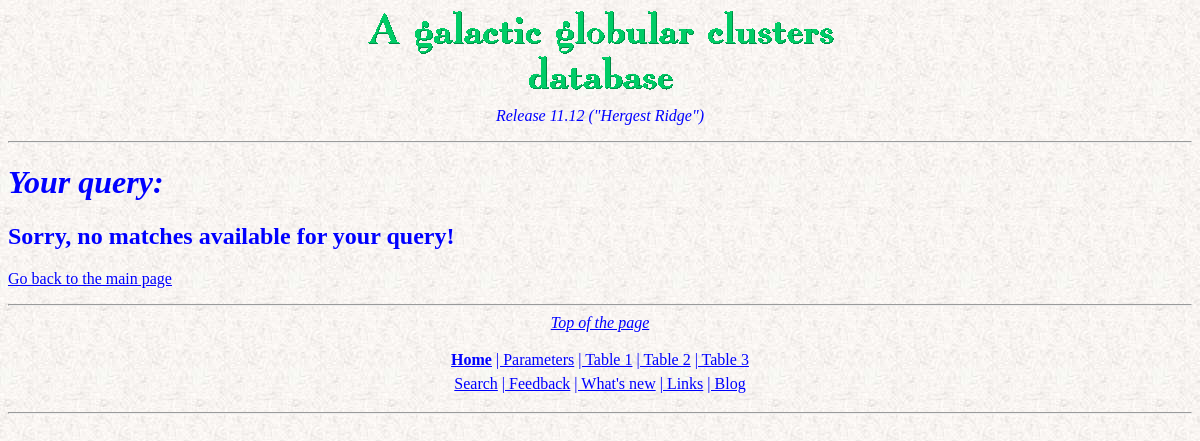
The page /cluster_4.php on the database as committed earlier.
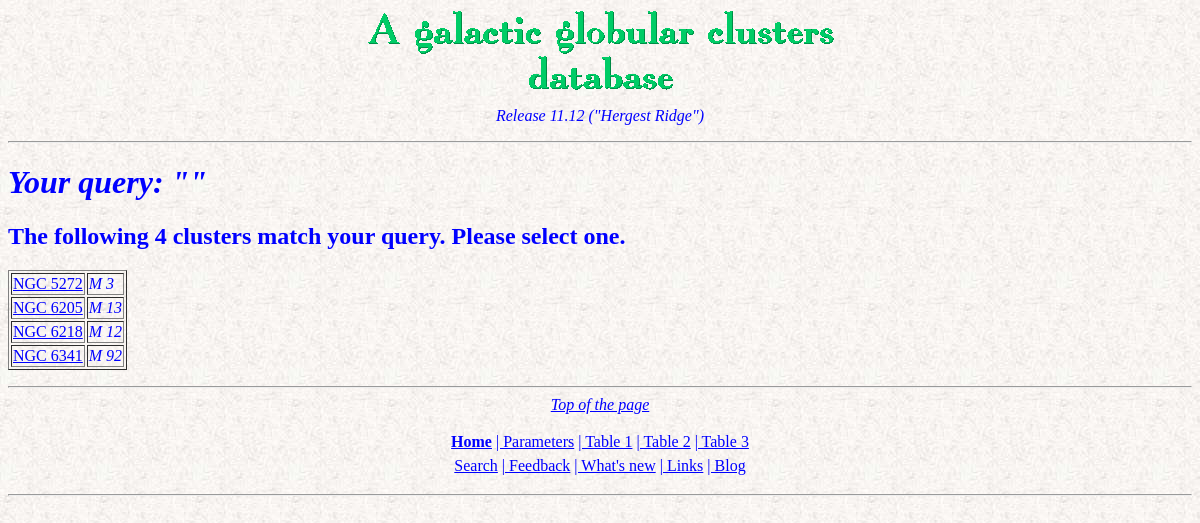
The same page on the database as committed later.
### tables this page shows
CREATE TABLE `parameters` (
  `ID` varchar(14) NOT NULL DEFAULT '',
  `Name` varchar(14) DEFAULT NULL,
  `RA` varchar(12) DEFAULT NULL,
  `Declination` varchar(12) DEFAULT NULL,
  `Gal_long` float DEFAULT NULL,
  `Gal_lat` float DEFAULT NULL,
  `R_sun` float DEFAULT NULL,
  `R_gc` float DEFAULT NULL,
  `X` float DEFAULT NULL,
  `Y` float DEFAULT NULL,
  `Z` float DEFAULT NULL,
  `E_bv` float DEFAULT NULL,
  `V_hb` float DEFAULT NULL,
  `m_M` float DEFAULT NULL,
  `Vt` float DEFAULT NULL,
  `M_Vt` float DEFAULT NULL,
  `UB` float DEFAULT NULL,
  `BV` float DEFAULT NULL,
  `VR` float DEFAULT NULL,
  `VI` float DEFAULT NULL,
  `S_RR` float DEFAULT NULL,
  `HBR` float DEFAULT NULL,
  `HBT` float DEFAULT NULL,
  `FE_H` float DEFAULT NULL,
  `SpT` varchar(10) DEFAULT NULL,
  `v_r` float DEFAULT NULL,
  `v_r_ERR` float DEFAULT NULL,
  `v_LSR` float DEFAULT NULL,
  `C` float DEFAULT NULL,
  `R_C` float DEFAULT NULL,
  `R_H` float DEFAULT NULL,
  `R_T` float DEFAULT NULL,
  `LG_TC` float DEFAULT NULL,
  `LG_TH` float DEFAULT NULL,
  `MU_V` float DEFAULT NULL,
  `RHO_V` float DEFAULT NULL,
  `sed` varchar(120) DEFAULT NULL,
  `credits` text,
  `linkimage` tinytext,
  `linkdss` varchar(100) DEFAULT NULL,
  `source` varchar(20) NOT NULL DEFAULT 'HARRIS',
  `edited` timestamp NOT NULL DEFAULT CURRENT_TIMESTAMP COMMENT 'most recent edit'
);

### cluster_4.php (the view, shortened to what this page needs)
<?php
$ggc= $_GET['ggc'];
$ggc=trim($ggc);
$query_auth = "SELECT * FROM parameters where ID like '$ggc' or name like '$ggc'";
$result = mysql_query($query_auth) or die("Query failed");
$numres = mysql_num_rows($result);
if (!$numres)
{
$query_auth = "SELECT * FROM parameters where ID like '%$ggc%' or name like '%$ggc%'";
$result = mysql_query($query_auth) or die("Query failed");
$numres = mysql_num_rows($result);
}
$row = mysql_fetch_row($result);
?>
<HTML>
<HEAD>
<?php
if (!$numres) {
echo "</HEAD>\n";
echo "<BODY background=\"backgr2.jpg\" TEXT=\"#0000FF\" LINK=\"#0000FF\" VLINK=\"#A020F0\" ALINK=\"#FF0000\">\n";
include 'inte2.php';
echo '<h1>','<i>Your query: </i>',$ggc,'</h1>';
echo "<h2>Sorry, no matches available for your query!</h2>\n";
echo '<p><a href="index.php">Go back to the main page</a></p>';
echo '</body></html>';
exit;
}
if ($numres > 1) {
echo "</HEAD>\n";
echo "<BODY background=\"backgr2.jpg\" TEXT=\"#0000FF\" LINK=\"#0000FF\" VLINK=\"#A020F0\" ALINK=\"#FF0000\">\n";
include 'inte2.php';
echo '<h1>','<i>Your query: "',$ggc,'"</i></h1>';
   print "<h2>The following $numres clusters match your query. Please select one.</h2><p>\n";
   print "<table border=1>\n";
   print "\t<tr>\n";
   print "\t\t<td>"."<a href=\"cluster_4.php?ggc=".urlencode($row[0])."\">".$row[0]."</a></td>\n";
   print "\t\t<td><i>".$row[1]."</i></td>\n";
   print "\t</tr>\n";
  while ($line = mysql_fetch_row($result)) {
   print "\t<tr>\n";
   print "\t\t<td>"."<a href=\"cluster_4.php?ggc=".urlencode($line[0])."\">".$line[0]."</a></td>\n";
   print "\t\t<td><i>".$line[1]."</i></td>\n";
   print "\t</tr>\n";
   }
print "</table>\n";
echo '</body></html>';
exit;
}
?>
<?php
include 'inte2.php';
?>

Rows that differ between the two databases and show on the page:
added parameters: ID "NGC 5272", Name "M 3"
added parameters: ID "NGC 6205", Name "M 13"
added parameters: ID "NGC 6218", Name "M 12"
added parameters: ID "NGC 6341", Name "M 92"
Other text that changed with them:
$numres: (not shown) → "4"
text no longer shown: "Your query: Sorry, no matches available for your query! Go back to the main page"
text now shown: "Your query: \" \" The following clusters match your query. Please select one."
